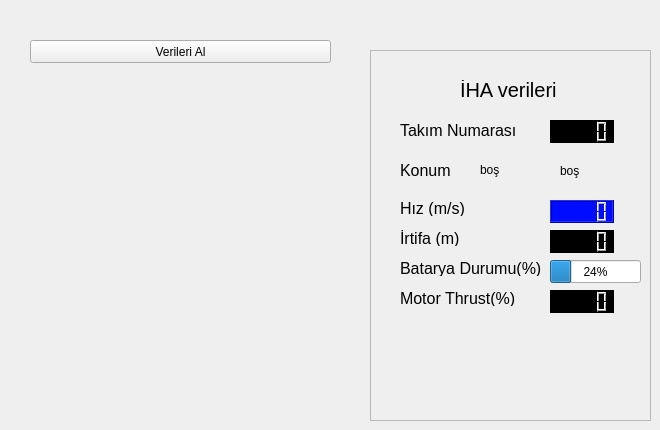
             <widget class="QWidget" name="widget_5" native="true">
              <widget class="QFrame" name="frame_2">
               <property name="geometry">
                <rect>
                 <x>370</x>
                 <y>50</y>
                 <width>281</width>
                 <height>371</height>
                </rect>
               </property>
               <property name="frameShape">
                <enum>QFrame::StyledPanel</enum>
               </property>
               <property name="frameShadow">
                <enum>QFrame::Raised</enum>
               </property>
               <widget class="QLCDNumber" name="lcdNumber_5">
                <property name="geometry">
                 <rect>
                  <x>180</x>
                  <y>240</y>
                  <width>64</width>
                  <height>23</height>
                 </rect>
                </property>
                <property name="styleSheet">
                 <string notr="true">background-color: rgb(0, 0, 0);</string>
                </property>
               </widget>
               <widget class="QLabel" name="label_24">
                <property name="geometry">
                 <rect>
                  <x>30</x>
                  <y>70</y>
                  <width>121</width>
                  <height>21</height>
                 </rect>
                </property>
                <property name="font">
                 <font>
                  <pointsize>12</pointsize>
                 </font>
                </property>
                <property name="text">
                 <string>Takım Numarası</string>
                </property>
               </widget>
               <widget class="QLabel" name="label_27">
                <property name="geometry">
                 <rect>
                  <x>190</x>
                  <y>110</y>
                  <width>71</width>
                  <height>21</height>
                 </rect>
                </property>
                <property name="text">
                 <string>boş</string>
                </property>
               </widget>
               <widget class="QLabel" name="label_31">
                <property name="geometry">
                 <rect>
                  <x>30</x>
                  <y>240</y>
                  <width>121</width>
                  <height>16</height>
                 </rect>
                </property>
                <property name="font">
                 <font>
                  <pointsize>12</pointsize>
                 </font>
                </property>
                <property name="text">
                 <string>Motor Thrust(%)</string>
                </property>
               </widget>
               <widget class="QLabel" name="label_21">
                <property name="geometry">
                 <rect>
                  <x>90</x>
                  <y>30</y>
                  <width>111</width>
                  <height>20</height>
                 </rect>
                </property>
                <property name="font">
                 <font>
                  <pointsize>15</pointsize>
                 </font>
                </property>
                <property name="text">
                 <string>İHA verileri</string>
                </property>
               </widget>
               <widget class="QLCDNumber" name="lcdNumber_3">
                <property name="geometry">
                 <rect>
                  <x>180</x>
                  <y>180</y>
                  <width>64</width>
                  <height>23</height>
                 </rect>
                </property>
                <property name="styleSheet">
                 <string notr="true">background-color: rgb(0, 0, 0);</string>
                </property>
               </widget>
               <widget class="QLCDNumber" name="lcdNumber">
                <property name="geometry">
                 <rect>
                  <x>180</x>
                  <y>70</y>
                  <width>64</width>
                  <height>23</height>
                 </rect>
                </property>
                <property name="styleSheet">
                 <string notr="true">background-color: rgb(0, 0, 0);</string>
                </property>
               </widget>
               <widget class="QLabel" name="label_25">
                <property name="geometry">
                 <rect>
                  <x>30</x>
                  <y>110</y>
                  <width>71</width>
                  <height>21</height>
                 </rect>
                </property>
                <property name="font">
                 <font>
                  <pointsize>12</pointsize>
                 </font>
                </property>
                <property name="text">
                 <string>Konum</string>
                </property>
               </widget>
               <widget class="QLabel" name="label_30">
                <property name="geometry">
                 <rect>
                  <x>30</x>
                  <y>210</y>
                  <width>151</width>
                  <height>16</height>
                 </rect>
                </property>
                <property name="font">
                 <font>
                  <pointsize>12</pointsize>
                 </font>
                </property>
                <property name="text">
                 <string>Batarya Durumu(%)</string>
                </property>
               </widget>
               <widget class="QLCDNumber" name="lcdNumber_2">
                <property name="geometry">
                 <rect>
                  <x>180</x>
                  <y>150</y>
                  <width>64</width>
                  <height>23</height>
                 </rect>
                </property>
                <property name="styleSheet">
                 <string notr="true">background-color: rgb(0, 12, 255);</string>
                </property>
               </widget>
               <widget class="QLabel" name="label_28">
                <property name="geometry">
                 <rect>
                  <x>30</x>
                  <y>150</y>
                  <width>71</width>
                  <height>16</height>
                 </rect>
                </property>
                <property name="font">
                 <font>
                  <pointsize>12</pointsize>
                 </font>
                </property>
                <property name="text">
                 <string>Hız (m/s)</string>
                </property>
               </widget>
               <widget class="QLabel" name="label_26">
                <property name="geometry">
                 <rect>
                  <x>110</x>
                  <y>110</y>
                  <width>51</width>
                  <height>20</height>
                 </rect>
                </property>
                <property name="text">
                 <string>boş</string>
                </property>
               </widget>
               <widget class="QLabel" name="label_29">
                <property name="geometry">
                 <rect>
                  <x>30</x>
                  <y>180</y>
                  <width>71</width>
                  <height>16</height>
                 </rect>
                </property>
                <property name="font">
                 <font>
                  <pointsize>12</pointsize>
                 </font>
                </property>
                <property name="text">
                 <string>İrtifa (m)</string>
                </property>
               </widget>
               <widget class="QProgressBar" name="progressBar">
                <property name="geometry">
                 <rect>
                  <x>180</x>
                  <y>210</y>
                  <width>91</width>
                  <height>23</height>
                 </rect>
                </property>
                <property name="value">
                 <number>24</number>
                </property>
               </widget>
              </widget>
              <widget class="QPushButton" name="pushButton_21">
               <property name="geometry">
                <rect>
                 <x>30</x>
                 <y>40</y>
                 <width>301</width>
                 <height>23</height>
                </rect>
               </property>
               <property name="text">
                <string>Verileri Al</string>
               </property>
              </widget>
             </widget>
